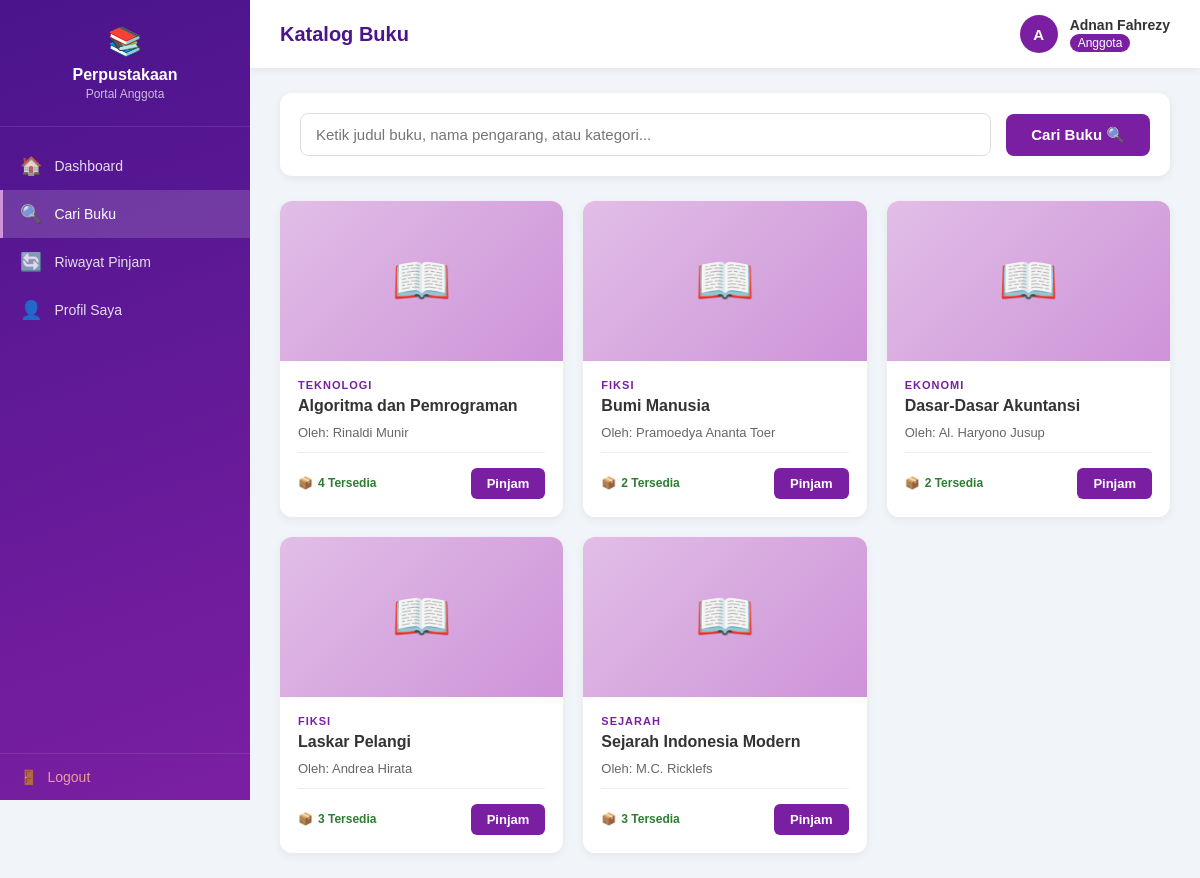
The app's page /anggota/cari_buku.php (signed in) with its own data.
### tables this page shows
CREATE TABLE `buku` (
  `id` int(11) NOT NULL,
  `kode_buku` varchar(20) NOT NULL,
  `judul` varchar(200) NOT NULL,
  `pengarang` varchar(100) NOT NULL,
  `penerbit` varchar(100) NOT NULL,
  `tahun_terbit` year(4) NOT NULL,
  `kategori` varchar(50) NOT NULL DEFAULT 'Umum',
  `stok` int(11) NOT NULL DEFAULT 1,
  `created_at` timestamp NOT NULL DEFAULT current_timestamp()
);

### anggota/cari_buku.php (the view, shortened to what this page needs)
<?php
include '../koneksi.php';
$search = isset($_GET['search']) ? mysqli_real_escape_string($koneksi, $_GET['search']) : '';
$where = $search ? "WHERE judul LIKE '%$search%' OR pengarang LIKE '%$search%' OR kategori LIKE '%$search%'" : '';
$result = mysqli_query($koneksi, "SELECT * FROM buku $where ORDER BY judul ASC");
$total  = mysqli_num_rows($result);
?>
<!DOCTYPE html>
<html lang="id">
<head>
</head>
<body>
<div class="sidebar">
    <div class="sidebar-header">
        <div class="logo">📚</div>
        <h3>Perpustakaan</h3>
        <p>Portal Anggota</p>
    </div>
    <div class="sidebar-menu">
        <a href="dashboard.php"><span class="icon">🏠</span> Dashboard</a>
        <a href="cari_buku.php" class="active"><span class="icon">🔍</span> Cari Buku</a>
        <a href="#" title="Segera hadir"><span class="icon">🔄</span> Riwayat Pinjam</a>
        <a href="#" title="Segera hadir"><span class="icon">👤</span> Profil Saya</a>
    </div>
    <div class="sidebar-footer">
        <a href="../logout.php"><span>🚪</span> Logout</a>
    </div>
</div>
<div class="main">
    <div class="topbar">
        <h1>Katalog Buku</h1>
        <div class="user-info">
            <div class="avatar"><?= strtoupper(substr($_SESSION['nama'] ?? 'A', 0, 1)) ?></div>
            <div>
                <div class="user-name"><?= htmlspecialchars($_SESSION['nama'] ?? 'Anggota') ?></div>
                <div><span class="user-role">Anggota</span></div>
            </div>
        </div>
    </div>
    <div class="content">
        <form method="GET" class="search-container">
            <input type="text" name="search" placeholder="Ketik judul buku, nama pengarang, atau kategori..." value="<?= htmlspecialchars($search) ?>">
            <button type="submit">Cari Buku 🔍</button>
        </form>
        <div class="books-grid">
            <?php if ($total > 0): ?>
                <?php while ($row = mysqli_fetch_assoc($result)): ?>
                <div class="book-card">
                    <div class="book-cover">📖</div>
                    <div class="book-info">
                        <div class="book-category"><?= htmlspecialchars($row['kategori']) ?></div>
                        <div class="book-title" title="<?= htmlspecialchars($row['judul']) ?>"><?= htmlspecialchars($row['judul']) ?></div>
                        <div class="book-author">Oleh: <?= htmlspecialchars($row['pengarang']) ?></div>
                        <div class="book-meta">
                            <?php if ($row['stok'] > 0): ?>
                                <div class="stok-info ada"><span>📦</span> <?= $row['stok'] ?> Tersedia</div>
                                <button type="button" class="btn-pinjam" onclick="konfirmasiPinjam(<?= $row['id'] ?>, '<?= htmlspecialchars(addslashes($row['judul'])) ?>')">Pinjam</button>
                            <?php else: ?>
                                <div class="stok-info habis"><span>🚫</span> Habis</div>
                                <button type="button" class="btn-pinjam disabled" disabled>Pinjam</button>
                            <?php endif; ?>
                        </div>
                    </div>
                </div>
                <?php endwhile; ?>
            <?php endif; ?>
        </div>
    </div>
</div>
</body>
</html>

### anggota/cari_buku.php (style rules this page uses)
* { box-sizing: border-box; margin: 0; padding: 0; }
body { font-family: Arial, sans-serif; background: #f1f5f9; color: #333; display: flex; min-height: 100vh; }
.sidebar { width: 250px; background: linear-gradient(160deg, #4a148c, #7b1fa2); color: white; display: flex; flex-direction: column; position: fixed; height: 100vh; z-index: 100; }
.sidebar-header { padding: 25px 20px; border-bottom: 1px solid rgba(255,255,255,0.1); text-align: center; }
.sidebar-header .logo { font-size: 28px; margin-bottom: 8px; }
.sidebar-header h3 { font-size: 16px; font-weight: bold; }
.sidebar-header p { font-size: 12px; opacity: 0.7; margin-top: 3px; }
.sidebar-menu { padding: 15px 0; flex: 1; overflow-y: auto; }
.sidebar-menu a { display: flex; align-items: center; gap: 12px; padding: 13px 20px; color: rgba(255,255,255,0.85); text-decoration: none; font-size: 14px; transition: all 0.2s; }
.sidebar-menu a:hover, .sidebar-menu a.active { background: rgba(255,255,255,0.15); color: white; border-left: 3px solid #ce93d8; padding-left: 17px; }
.sidebar-menu a .icon { font-size: 18px; min-width: 22px; text-align: center; }
.sidebar-footer { padding: 15px 20px; border-top: 1px solid rgba(255,255,255,0.1); }
.sidebar-footer a { display: flex; align-items: center; gap: 10px; color: #ef9a9a; text-decoration: none; font-size: 14px; }
.main { margin-left: 250px; flex: 1; display: flex; flex-direction: column; min-width: 0; }
.topbar { background: white; padding: 15px 30px; display: flex; justify-content: space-between; align-items: center; box-shadow: 0 2px 8px rgba(0,0,0,0.07); }
.topbar h1 { font-size: 20px; color: #4a148c; }
.topbar .user-info { display: flex; align-items: center; gap: 12px; }
.topbar .avatar { width: 38px; height: 38px; background: #7b1fa2; color: white; border-radius: 50%; display: flex; align-items: center; justify-content: center; font-weight: bold; font-size: 15px; }
.topbar .user-name { font-size: 14px; font-weight: bold; }
.topbar .user-role { font-size: 12px; background: #7b1fa2; color: white; padding: 2px 8px; border-radius: 10px; }
.content { padding: 25px 30px; }
.search-container { background: white; padding: 20px; border-radius: 12px; box-shadow: 0 2px 8px rgba(0,0,0,0.07); margin-bottom: 25px; display: flex; gap: 15px; align-items: center; }
.search-container input { flex: 1; padding: 12px 15px; border: 1px solid #ddd; border-radius: 8px; font-size: 15px; }
.search-container button { padding: 12px 25px; background: #7b1fa2; color: white; border: none; border-radius: 8px; font-size: 15px; font-weight: bold; cursor: pointer; transition: 0.2s; }
.books-grid { display: grid; grid-template-columns: repeat(auto-fill, minmax(240px, 1fr)); gap: 20px; }
.book-card { background: white; border-radius: 12px; overflow: hidden; box-shadow: 0 3px 10px rgba(0,0,0,0.06); display: flex; flex-direction: column; transition: transform 0.2s; }
.book-cover { height: 160px; background: linear-gradient(135deg, #e1bee7, #ce93d8); display: flex; align-items: center; justify-content: center; font-size: 48px; color: white; }
.book-info { padding: 18px; flex: 1; display: flex; flex-direction: column; }
.book-category { font-size: 11px; text-transform: uppercase; letter-spacing: 1px; color: #7b1fa2; font-weight: bold; margin-bottom: 5px; }
.book-title { font-size: 16px; font-weight: bold; color: #333; margin-bottom: 8px; line-height: 1.3; }
.book-author { font-size: 13px; color: #666; margin-bottom: 12px; }
.book-meta { display: flex; justify-content: space-between; align-items: center; margin-top: auto; padding-top: 15px; border-top: 1px solid #eee; }
.stok-info { font-size: 12px; font-weight: bold; display: flex; align-items: center; gap: 5px; }
.stok-info.ada { color: #2e7d32; }
.btn-pinjam { padding: 8px 16px; background: #7b1fa2; color: white; text-decoration: none; border-radius: 6px; font-size: 13px; font-weight: bold; transition: 0.2s; border: none; cursor: pointer; }

### records on screen
buku: kategori "TEKNOLOGI", judul "Algoritma dan Pemrograman", pengarang "Rinaldi Munir", stok "4"
buku: kategori "FIKSI", judul "Bumi Manusia", pengarang "Pramoedya Ananta Toer", stok "2"
buku: kategori "EKONOMI", judul "Dasar-Dasar Akuntansi", pengarang "Al. Haryono Jusup", stok "2"
buku: kategori "FIKSI", judul "Laskar Pelangi", pengarang "Andrea Hirata", stok "3"
buku: kategori "SEJARAH", judul "Sejarah Indonesia Modern", pengarang "M.C. Ricklefs", stok "3"

### other values on screen
substr($_SESSION['nama'] ?? 'A', 0, 1) "A"
$_SESSION['nama'] "Adnan Fahrezy"
